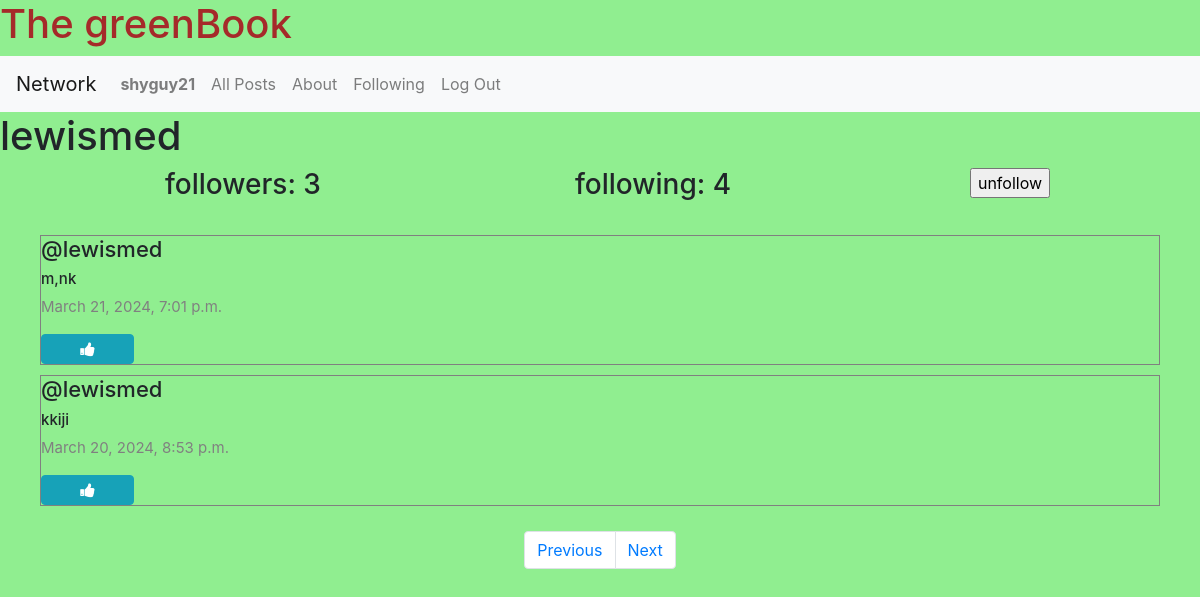
The page /profile/2?page=2 (signed in) on the database its author committed.
### network/models.py (models this page shows, shortened)
class User(AbstractUser):
    pass

class Post(models.Model):
    content=models.CharField(max_length=140)
    user=models.ForeignKey(User,on_delete=models.CASCADE,related_name="author")
    imageUrl=models.CharField(max_length=1000,null=True)
    date=models.DateTimeField(auto_now_add=True)
    comment=models.CharField(max_length=140, default="feedback")

### network/views.py (the view)
# urls.py: path('profile/<int:user_id>',views.profile,name='profile'),
def profile(request,user_id):
     user=User.objects.get(pk=user_id)
     otherUser=User.objects.get(pk=request.user.id)
     allPosts=Post.objects.filter(user=user).order_by("id").reverse()
     following= Follow.objects.filter(user=user)
     followers=Follow.objects.filter(user_follower=user)
     try:
         checkFollow=followers.filter(user=User.objects.get(pk=request.user.id))
         if len(checkFollow) !=0:
             isFollowing=True
         else:
             isFollowing =False
     except:
         isFollowing= False
     paginator=Paginator(allPosts,2)
     page_number= request.GET.get('page')
     posts_of_the_page=paginator.get_page(page_number)
     return render(request, "network/profile.html",{
        "allPosts":allPosts,
        "posts_of_the_page":posts_of_the_page,
        "username":user.username,
        'following':following,
        "followers":followers,
        "isFollowing":isFollowing,
        "user_profile":user
    })

### network/templates/network/profile.html (shortened to what this page needs)
{% extends "network/layout.html" %}
{% block body %}
<h1>{{ username }}</h1>
<div class="contianer">
<div class="row d-flex justify-content-center">
    <h3 class="col-4"> followers: {{followers.count}}</h3>
    <h3 class="col-4"> following: {{following.count}}</h3>
    {% if user.is_authenticated %}
    {% if user != user_profile %}
    {% if isFollowing %}
    <form action=" {% url 'unfollow' %}" method="post">
        <input type="submit" value="unfollow">
    </form>
    {% else %}
    <form action="{% url 'follow' %}" method="post">
        {% csrf_token %}
        <input type="hidden" name="userfollow" value="{{user_profile }}">
        <input type="submit" value="Follow">
    </form>
    {% endif %}
    {% endif %}
    {% endif %}
    </div>
</div>
<div class="all-posts" >
    {% for post in posts_of_the_page %}
    <div class="post" style="margin: 5px 20px; border:0.1px solid gray; display: flex;
    justify-content: center;
    flex-direction:column;
    box-sizing: border-box;">
<h5 class="username">@{{ post.user }}</h5>
<h6 class="content" id="content_{{post.id}}" >{{ post.content }}</h6>
 <p class="date"> {{ post.date }}</p>
 {% if user.is_authenticated %}
 {% if user == post.user %}
 <div class="d-flex justify-content-around">
     <button class="btn btn-primary" data-toggle="modal" data-target="#modal_edit_post_{{ post.id }}" > Edit </button>
 </div>
 <div class="modal" id="modal_edit_post_{{ post.id }}" tabindex="-1" role="dialog" aria-labelledby="modal_edit_post_{{ post.id }}_label" aria-hidden="true">
     <div class="modal-dialog" role="document">
       <div class="modal-content">
         <div class="modal-header">
           <h5 class="modal-title">Edit Post</h5>
           <button type="button" class="close" data-dismiss="modal" aria-label="Close">
             <span aria-hidden="true">&times;</span>
           </button>
         </div>
         <div class="modal-body">
           <textarea rows="5" id="textarea_{{ post.id }}" class="form-control" name="content">{{ post.content }}</textarea>
         </div>
         <div class="modal-footer">
           <button type="button" class="btn btn-primary" onclick= "submitHandler({{ post.id }})">Save changes</button>
           <button type="button" class="btn btn-secondary" data-dismiss="modal">Close</button>
         </div>
       </div>
     </div>
   </div>
   {% else %}
     {% if post.id in whoYouLiked %}
   <button class="btn btn-info fa fa-thumbs-down col-1" onclick="likeHandler({{ post.id }},{{ whoYouLiked }})" post id="{{ post.id }}"></button>
     {% else %}
     <button class="btn btn-info fa fa-thumbs-up col-1"  onclick="likeHandler({{ post.id }},{{ whoYouLiked }})" post id="{{ post.id }}"></button>
     {% endif %}
 {% endif %}
 {% endif %}
</div>
    {% endfor %}
</div>
<nav aria-label="Page navigation example">
    <ul class="pagination d-flex justify-content-center">
        {% if posts_of_the_page.has_previous %}
      <li class="page-item"><a class="page-link" href="?page={{ posts_of_the_page.previous_page_number }}">Previous</a></li>
      {% endif %}
      {% if posts_of_the_page.has_next %}
      <li class="page-item"><a class="page-link" href="?page={{ posts_of_the_page.next_page_number }}">Next</a></li>
        {% endif %}
    </ul>
  </nav>
{% endblock %}

### network/templates/network/layout.html (shortened to what this page needs)
{% load static %}
<!DOCTYPE html>
<html lang="en">
    <head>
        <link rel="stylesheet" href="https://stackpath.bootstrapcdn.com/bootstrap/4.4.1/css/bootstrap.min.css">
        <link href="{% static 'network/styles.css' %}" rel="stylesheet">
        <link rel="stylesheet" href="https://cdnjs.cloudflare.com/ajax/libs/font-awesome/4.7.0/css/font-awesome.min.css">
    </head>
    <body style="background-color: lightgreen;">
<h1 style="color:brown"> The greenBook</h1>
        <nav class="navbar navbar-expand-lg navbar-light bg-light">
            <a class="navbar-brand" href="#">Network</a>
            <div >
              <ul class="navbar-nav mr-auto">
                {% if user.is_authenticated %}
                    <li class="nav-item">
                        <a class="nav-link" href="{% url 'profile' user_id=user.id %}"><strong>{{ user.username }}</strong></a>
                    </li>
                {% endif %}
                <li class="nav-item">
                  <a class="nav-link" href="{% url 'index' %}">All Posts</a>
                </li>
                <li class="nav-item">
                    <a class="nav-link" href="{% url 'about' %}">About</a>
                  </li>
                {% if user.is_authenticated %}
                    <li class="nav-item">
                        <a class="nav-link" href="{% url  'following' %}">Following</a>
                    </li>
                    <li class="nav-item">
                        <a class="nav-link" href="{% url 'logout' %}">Log Out</a>
                    </li>
                {% endif %}
              </ul>
            </div>
          </nav>
        <div class="body">
            {% block body %}
            {% endblock %}
        </div>
    </body>
</html>

### network/static/network/styles.css (style rules this page uses)
.all-posts { display: flex; justify-content: flex-start; flex-direction: column; margin: 20px; }
.content { font-size: 15px; }
.username { font-size: 22px; }
.date { color:gray; font-size: 15px; }

### network/templates/network/layout.html (style rules this page uses)
body { background-color: lightgreen; }

### rows shown on the page
User: username "shyguy21"
User: username "lewismed"
Post: user "lewismed", content "m,nk", date "March 21, 2024, 7:01 p.m."
Post: user "lewismed", content "kkiji", date "March 20, 2024, 8:53 p.m."

### other values the page prints
{{ followers.count }} "3"
{{ following.count }} "4"
